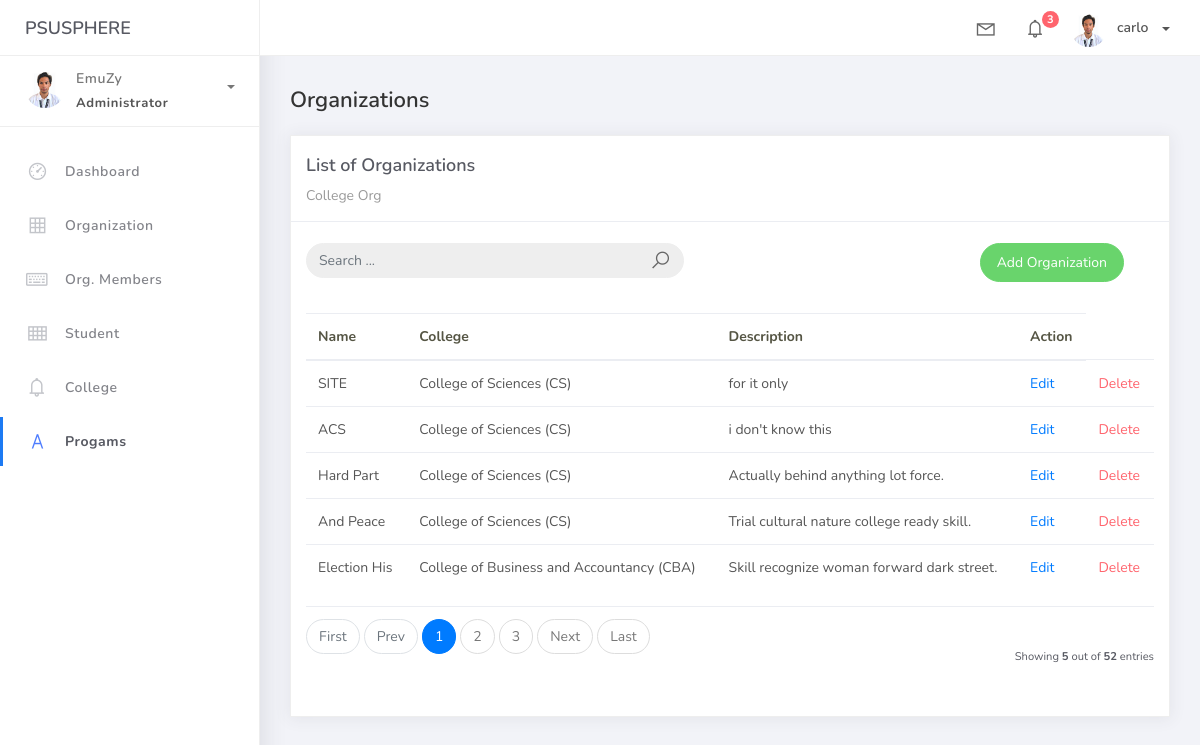
The app's page /organization_list, older data.
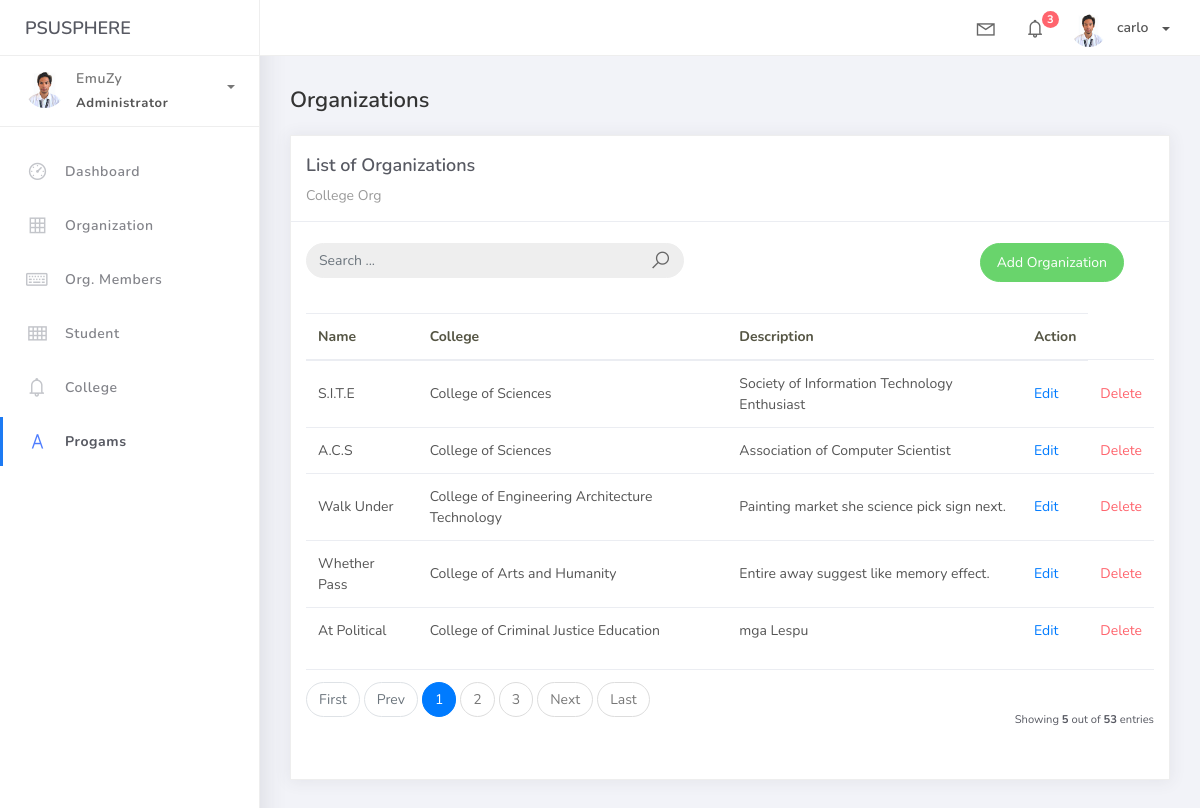
The same page, newer data.
### studentorg/models.py (models this page shows, shortened)
class BaseModel(models.Model):
    create_at = models.DateTimeField(auto_now_add = True, db_index = True)
    update_at = models.DateTimeField(auto_now = True)
    class Meta:
        abstract = True

class Organization(BaseModel):
    name = models.CharField(max_length = 250)
    college = models.ForeignKey(College, null = True, blank = True, on_delete = models.CASCADE)
    description = models.CharField(max_length = 500)

class College(BaseModel):
    college_name = models.CharField(max_length = 150)
    def __str__(self):
        return self.college_name

### studentorg/views.py (the view)
# urls.py: path('organization_list', OrganizationList.as_view(), name='organization-list'),
class OrganizationList(ListView):
    template_name = 'org_list.html'
    paginate_by = 5
    model = Organization
    context_object_name = 'organization'
    def get_queryset(self, *args, **kwargs):
        qs = super(OrganizationList, self).get_queryset(*args, **kwargs)
        if self.request.GET.get("q") != None:
            query = self.request.GET.get('q')
            qs = qs.filter(Q(name__icontains=query) |
            Q(description__icontains=query) | Q(college__college_name__icontains=query))
        return qs

### templates/org_list.html
{% extends 'base.html' %} {% load static %} {% block content %}
<div class="content">
  <div class="container-fluid">
    <h4 class="page-title">Organizations</h4>
    <div class="row">
      <div class="col-md-12">
        <div class="card">
          <div class="card-header">
            <div class="card-title">List of Organizations</div>
            <div class="card-category">College Org</div>
          </div>
          <br>
              <div class="col-md-12 row">
                  <div class="col-md-6">
                    <form action="" class="navbar-left navbar-form nav-search mr-md-3" action="{% url 'organization-list' %}">
                        <div class="input-group">
                          <input type="text" placeholder="Search ..." class="form-control" name="q">
                            <div class="input-group-append">
                                <span class="input-group-text">
                                  <i class="la la-search search-icon"></i>
                                </span>
                            </div>
                        </div>
                    </form>
                  </div>
                  <div class="col-md-6">
                      <div class="pull-right">
                        <a href="{% url 'organization-add' %}" class="btn btn-success btn-rounded">Add Organization</a>
                      </div>
                  </div>
              </div>
          <div class="card-body">
            <table class="table table-stripped mt-3">
                <thead>
                    <tr>
                        <th scope="col">Name</th>
                        <th scope="col">College</th>
                        <th scope="col">Description</th>
                        <th scope="col">Action</th>
                    </tr>
                </thead>
                <tbody>
                    {% for object in object_list %}
                    <tr>
                        <td>{{ object.name }}</td>
                        <td>{{ object.college }}</td>
                        <td>{{ object.description }}</td>
                        <td><a href="organization_list/{{ object.id }}">Edit</a></td>
                        <td> <a href="organization_list/{{ object.id }}/delete" class="text-danger">Delete</a></td>
                    </tr>
                    {% empty %}
                    <tr>
                        <td colspan="4" style="text-align: center;">
                          <p class="text-sm font-weight-bold mb-0">No Records Found</p>
                        </td>
                    </tr>
                    {% endfor %}
                </tbody>
            </table>
            {% include 'includes/pagination.html' %}
          </div>
        </div>
      </div>
    </div>
  </div>
</div>
{% endblock %}

### templates/base.html (shortened to what this page needs)
{% load static %}
<!DOCTYPE html>
<html>
<head>
	<link rel="stylesheet" href="{% static 'css/bootstrap.min.css' %}">
	<link rel="stylesheet" href="https://cdnjs.cloudflare.com/ajax/libs/bootstrap-icons/1.7.2/font/bootstrap-icons.min.css">
	<link rel="stylesheet" href="{% static 'css/ready.css' %}">
	<link rel="stylesheet" href="{% static 'css/demo.css' %}">
</head>
<body>
	<div class="wrapper">
		<div class="main-header">
			<div class="logo-header">
				<a href="#" class="logo">
					PSUSPHERE
				</a>
			</div>
			<nav class="navbar navbar-header navbar-expand-lg">
				<div class="container-fluid">
					<ul class="navbar-nav topbar-nav ml-md-auto align-items-center">
						<li class="nav-item dropdown hidden-caret">
							<a class="nav-link dropdown-toggle" href="#" id="navbarDropdown" role="button" data-toggle="dropdown" aria-haspopup="true" aria-expanded="false">
								<i class="la la-envelope"></i>
							</a>
						</li>
						<li class="nav-item dropdown hidden-caret">
							<a class="nav-link dropdown-toggle" href="#" id="navbarDropdown" role="button" data-toggle="dropdown" aria-haspopup="true" aria-expanded="false">
								<i class="la la-bell"></i>
								<span class="notification">3</span>
							</a>
						</li>
						<li class="nav-item dropdown">
							<a class="dropdown-toggle profile-pic" data-toggle="dropdown" href="#" aria-expanded="false"> <img src="{%static '/img/p1.jpg' %}" alt="user-img" width="36" class="img-circle"><span >carlo</span></span> </a>
							</li>
						</ul>
					</div>
				</nav>
			</div>
			<div class="sidebar">
				<div class="scrollbar-inner sidebar-wrapper">
					<div class="user">
						<div class="photo">
							<img src="{% static '/img/p1.jpg' %}">
						</div>
						<div class="info">
							<a class="" data-toggle="collapse" href="#collapseExample" aria-expanded="true">
								<span>
									EmuZy
									<span class="user-level">Administrator</span>
									<span class="caret"></span>
								</span>
							</a>
						</div>
					</div>
					<ul class="nav">
						<li class="nav-item">
							<a href="{% url 'home' %}">
								<i class="la la-dashboard"></i>
								<p>Dashboard</p>
							</a>
						</li>
						<li class="nav-item">
							<a href="{% url 'organization-list' %}">
								<i class="la la-table"></i>
								<p>Organization</p>
							</a>
						</li>
						<li class="nav-item">
							<a href="{% url 'orgmem-list' %}">
								<i class="la la-keyboard-o"></i>
								<p>Org. Members</p>
							</a>
						</li>
						<li class="nav-item">
							<a href="{% url 'students-list' %}">
								<i class="la la-th"></i>
								<p>Student</p>
							</a>
						</li>
						<li class="nav-item">
							<a href="{% url 'colleges-list' %}">
								<i class="la la-bell"></i>
								<p>College</p>
							</a>
						</li>
						<li class="nav-item active">
							<a href="{% url 'program-list' %}">
								<i class="la la-font"></i>
								<p>Progams</p>
							</a>
						</li>
					</ul>
				</div>
			</div>
			<div class="main-panel">
			    {% block content %}
			    {% endblock %}
			</div>
		</div>
</body>
</html>

### templates/includes/pagination.html (shortened to what this page needs)
{% if is_paginated %}
<div class="card-footer px-0 border-0 d-flex flex-column flex-lg-row align-items-center justify-content-between mt-3">
    <nav aria-label="Topics pagination" class="mb-4">
        <ul class="pagination">
            {% if page_obj.number > 1 %}
            <li class="page-item">
                <a class="page-link" href="?page=1">First</a>
            </li>
            {% else %}
            <li class="page-item disabled">
                <span class="page-link">First</span>
            </li>
            {% endif %} {% if page_obj.has_previous %}
            <li class="page-item">
                <a class="page-link" href="?page={{ page_obj.previous_page_number }}">Prev</a>
            </li>
            {% else %}
            <li class="page-item disabled">
                <span class="page-link">Prev</span>
            </li>
            {% endif %} {% for page_num in paginator.page_range %} {% if page_obj.number == page_num %}
            <li class="page-item active">
                <span class="page-link">
                    {{ page_num }}
                </span>
            </li>
            {% elif page_num > page_obj.number|add:'-3' and page_num < page_obj.number|add:'3' %}
            <li class="page-item">
                <a class="page-link" href="?page={{ page_num }}">{{ page_num }}</a>
            </li>
            {% endif %}
            {% endfor %}
            {% if page_obj.has_next %}
            <li class="page-item">
                <a class="page-link" href="?page={{ page_obj.next_page_number }}">Next</a>
            </li>
            {% else %}
            <li class="page-item disabled">
                <span class="page-link">Next</span>
            </li>
            {% endif %}
            {% if page_obj.number != paginator.num_pages %}
            <li class="page-item">
                <a class="page-link" href="?page={{ paginator.num_pages }}">Last</a>
            </li>
            {% else %}
            <li class="page-item disabled">
                <span class="page-link">Last</span>
            </li>
            {% endif %}
        </ul>
    </nav>
    <div class="fw-normal small mt-4 mt-lg-0">Showing <b>{{ object_list.count }}</b> out of <b>{{ paginator.count }}</b> entries</div>
</div>
{% endif %}

Row changes from the older to the newer data that the page shows:
removed Organization: name "Hard Part", college "College of Sciences (CS)", description "Actually behind anything lot force."
removed Organization: name "And Peace", college "College of Sciences (CS)", description "Trial cultural nature college ready skill."
removed Organization: name "Election His", college "College of Business and Accountancy (CBA)", description "Skill recognize woman forward dark street."
changed Organization: name "SITE" → "S.I.T.E"; college "College of Sciences (CS)" → "College of Sciences"; description "for it only" → "Society of Information Technology Enthusiast"
changed Organization: name "ACS" → "A.C.S"; college "College of Sciences (CS)" → "College of Sciences"; description "i don't know this" → "Association of Computer Scientist"
added Organization: name "Walk Under", college "College of Engineering Architecture Technology", description "Painting market she science pick sign next."
added Organization: name "Whether Pass", college "College of Arts and Humanity", description "Entire away suggest like memory effect."
added Organization: name "At Political", college "College of Criminal Justice Education", description "mga Lespu"
Text that changed along with them:
{{ paginator.count }}: "52" → "53"
